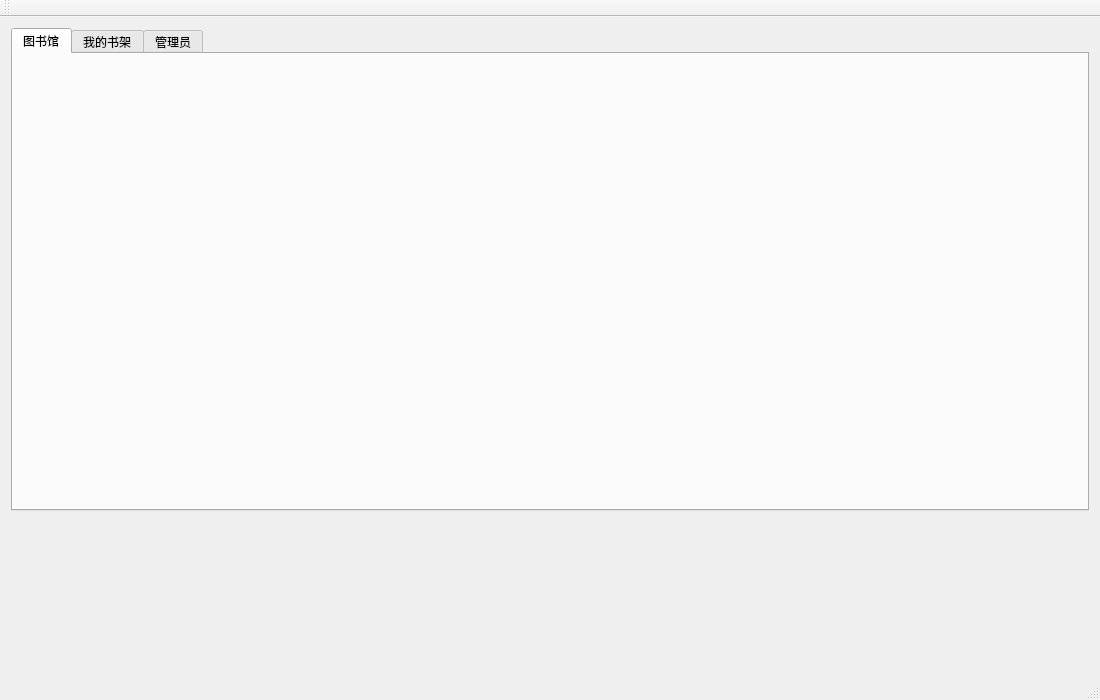
<?xml version="1.0" encoding="UTF-8"?>
<ui version="4.0">
 <class>Lib_MW</class>
 <widget class="QMainWindow" name="Lib_MW">
  <property name="geometry">
   <rect>
    <x>0</x>
    <y>0</y>
    <width>1100</width>
    <height>700</height>
   </rect>
  </property>
  <property name="minimumSize">
   <size>
    <width>1100</width>
    <height>700</height>
   </size>
  </property>
  <property name="windowTitle">
   <string>Lib_MW</string>
  </property>
  <widget class="QWidget" name="centralWidget">
   <layout class="QGridLayout" name="gridLayout">
    <item row="0" column="0">
     <widget class="QTabWidget" name="tabWidget">
      <property name="minimumSize">
       <size>
        <width>780</width>
        <height>400</height>
       </size>
      </property>
      <property name="tabPosition">
       <enum>QTabWidget::North</enum>
      </property>
      <property name="tabShape">
       <enum>QTabWidget::Rounded</enum>
      </property>
      <property name="currentIndex">
       <number>0</number>
      </property>
      <widget class="Librarypage" name="librarypage">
       <property name="minimumSize">
        <size>
         <width>780</width>
         <height>400</height>
        </size>
       </property>
       <attribute name="icon">
        <iconset resource="lib_rs.qrc">
         <normaloff>:/image/library</normaloff>:/image/library</iconset>
       </attribute>
       <attribute name="title">
        <string>图书馆</string>
       </attribute>
      </widget>
      <widget class="UserPage" name="userpage">
       <attribute name="icon">
        <iconset resource="lib_rs.qrc">
         <normaloff>:/image/bookshelf</normaloff>:/image/bookshelf</iconset>
       </attribute>
       <attribute name="title">
        <string notr="true">我的书架</string>
       </attribute>
      </widget>
      <widget class="ManagerPage" name="managerPage">
       <property name="minimumSize">
        <size>
         <width>780</width>
         <height>400</height>
        </size>
       </property>
       <attribute name="icon">
        <iconset resource="lib_rs.qrc">
         <normaloff>:/image/manager</normaloff>:/image/manager</iconset>
       </attribute>
       <attribute name="title">
        <string>管理员</string>
       </attribute>
      </widget>
     </widget>
    </item>
    <item row="1" column="0">
     <layout class="QHBoxLayout" name="BottomHorizontalLayout">
      <item>
       <spacer name="horizontalSpacer">
        <property name="orientation">
         <enum>Qt::Horizontal</enum>
        </property>
        <property name="sizeHint" stdset="0">
         <size>
          <width>348</width>
          <height>150</height>
         </size>
        </property>
       </spacer>
      </item>
      <item>
       <widget class="Userbar" name="userbar" native="true">
        <property name="minimumSize">
         <size>
          <width>430</width>
          <height>150</height>
         </size>
        </property>
       </widget>
      </item>
     </layout>
    </item>
   </layout>
  </widget>
  <widget class="QMenuBar" name="menuBar">
   <property name="geometry">
    <rect>
     <x>0</x>
     <y>0</y>
     <width>1100</width>
     <height>22</height>
    </rect>
   </property>
  </widget>
  <widget class="QToolBar" name="mainToolBar">
   <attribute name="toolBarArea">
    <enum>TopToolBarArea</enum>
   </attribute>
   <attribute name="toolBarBreak">
    <bool>false</bool>
   </attribute>
  </widget>
  <widget class="QStatusBar" name="statusBar"/>
 </widget>
 <layoutdefault spacing="6" margin="11"/>
 <customwidgets>
  <customwidget>
   <class>Userbar</class>
   <extends>QWidget</extends>
   <header location="global">userbar.h</header>
   <container>1</container>
  </customwidget>
  <customwidget>
   <class>ManagerPage</class>
   <extends>QWidget</extends>
   <header location="global">managerpage.h</header>
   <container>1</container>
  </customwidget>
  <customwidget>
   <class>Librarypage</class>
   <extends>QWidget</extends>
   <header location="global">librarypage.h</header>
   <container>1</container>
  </customwidget>
  <customwidget>
   <class>UserPage</class>
   <extends>QWidget</extends>
   <header location="global">userpage.h</header>
   <container>1</container>
  </customwidget>
 </customwidgets>
 <resources>
  <include location="lib_rs.qrc"/>
 </resources>
 <connections/>
</ui>
